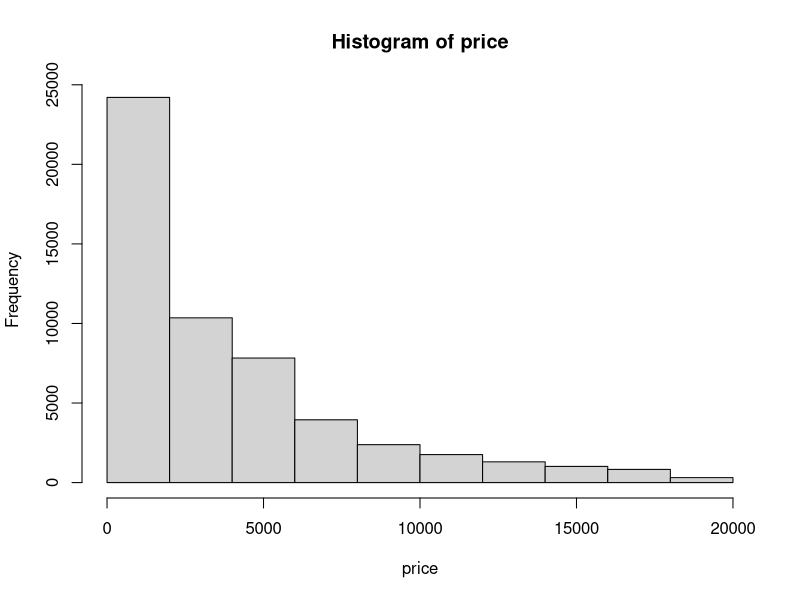
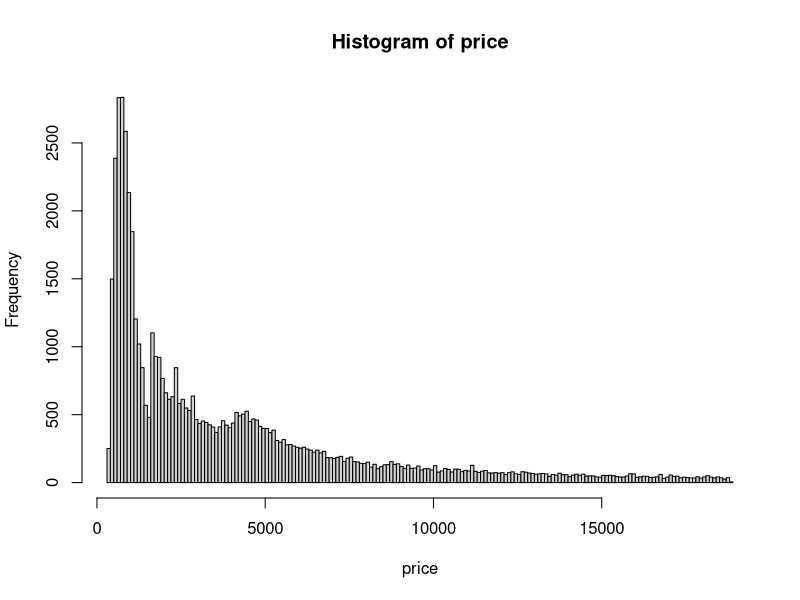
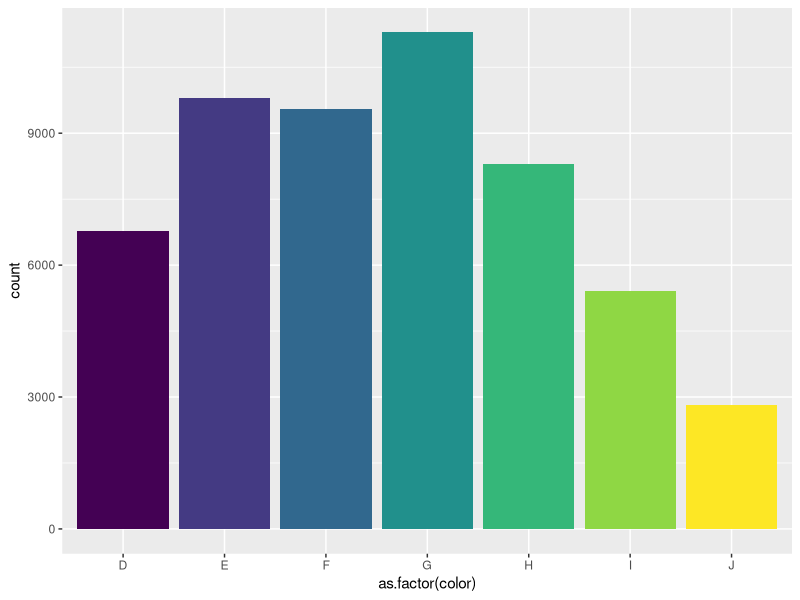
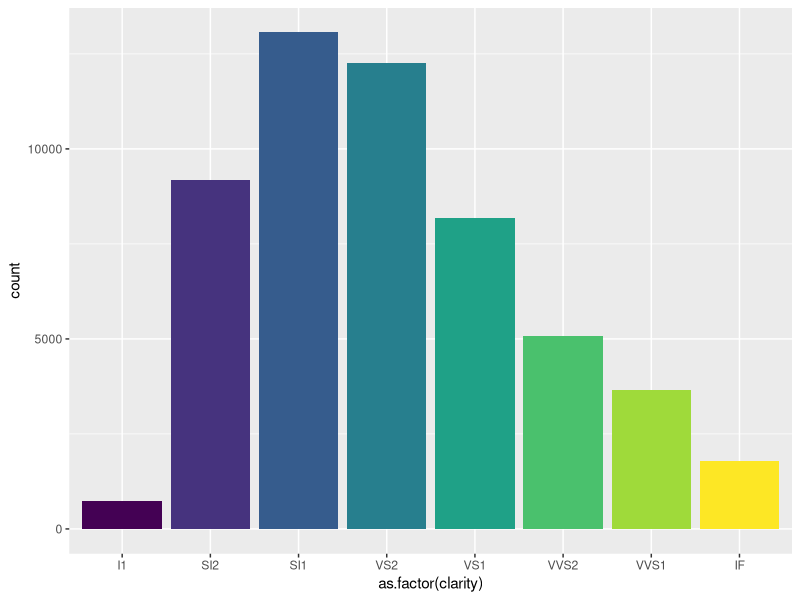
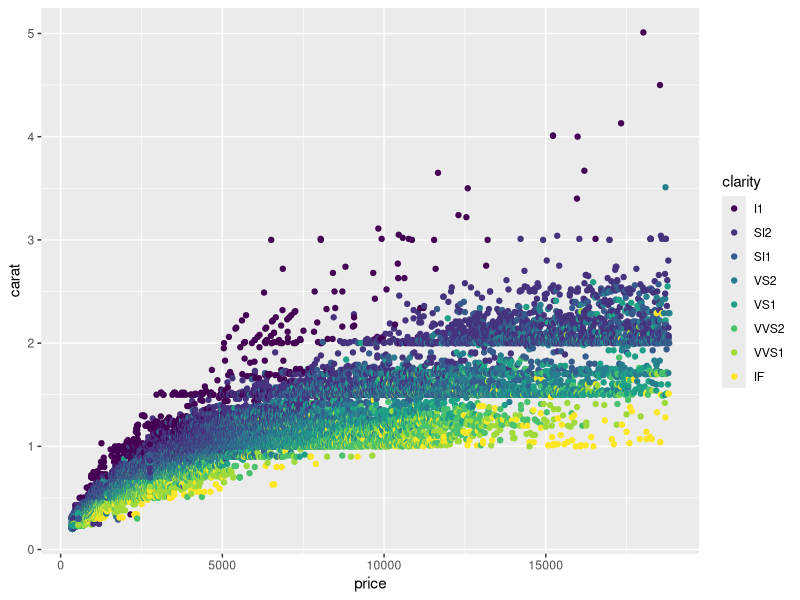
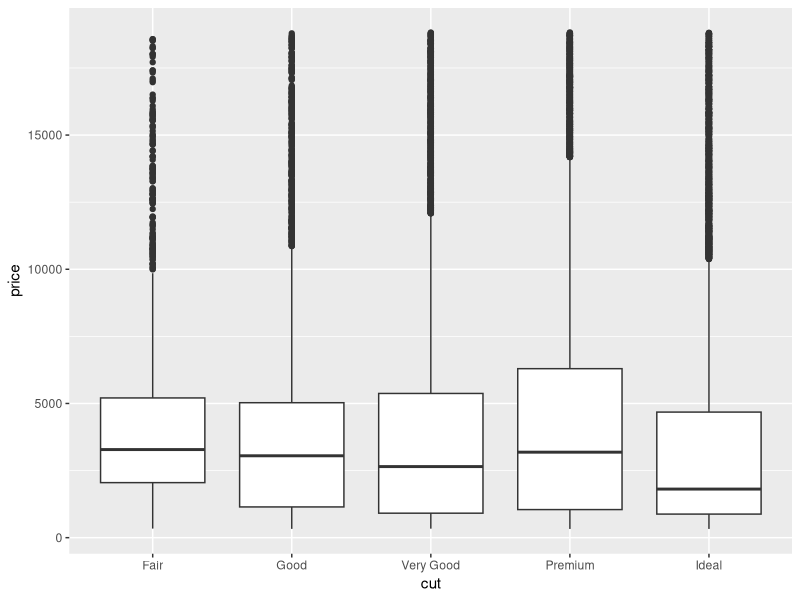
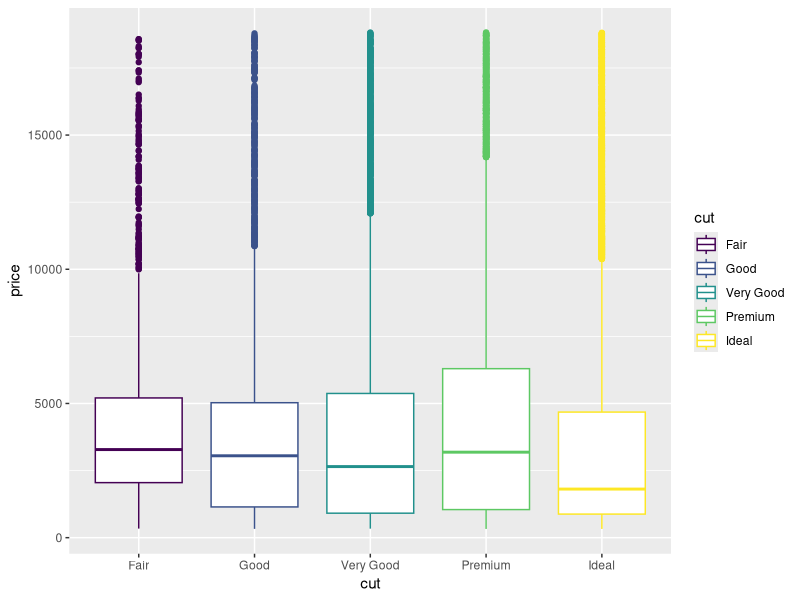
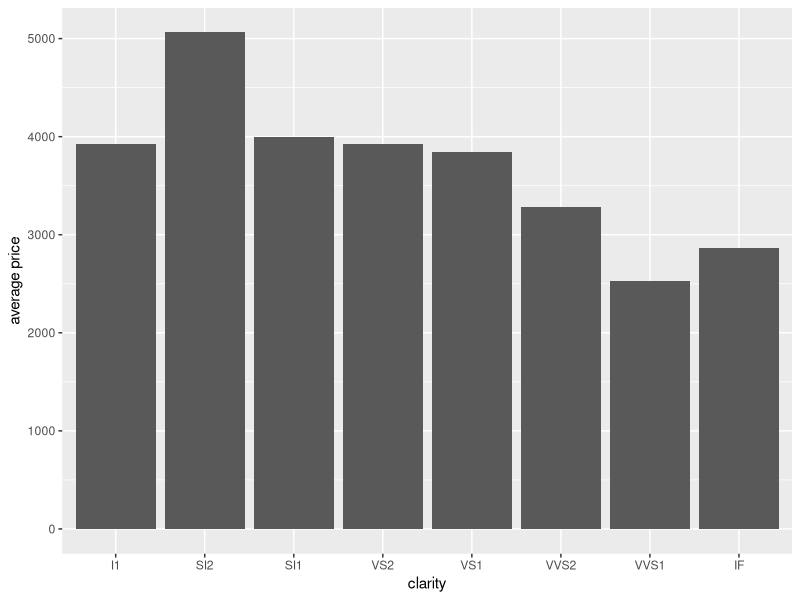

Reproduce these figures in R, in order.
library(ggplot2)
attach(diamonds)

View(diamonds)
sum(is.na(price))

# histogram 
hist(price, breaks=10)
hist(price, breaks=250)

# bar plot color & 
ggplot(diamonds, aes(x=as.factor(color), fill=as.factor(color) )) + 
  geom_bar( ) +
  scale_color_gradient(low = "#132B43", high = "#56B1F7") +
  theme(legend.position="none")

ggplot(diamonds, aes(x=as.factor(clarity), fill=as.factor(clarity) )) + 
  geom_bar( ) +
  scale_color_gradient(low = "#132B43", high = "#56B1F7") +
  theme(legend.position="none")

# scatterplot
ggplot(diamonds, aes(x=price, y=carat, color=clarity)) + geom_point()

# cut vs price
aggregate(x=price, by=list(cut), FUN=mean)
# highest price average by cut is Premium

# color by price and carat
aggregate(x=price, by=list(color), FUN=mean)
aggregate(x=price, by=list(color), FUN=median)
aggregate(x=carat, by=list(color), FUN=mean)
aggregate(x=carat, by=list(color), FUN=median)

# boxplot diamonds, cut
ggplot(diamonds, aes(x=cut, y=price)) + geom_boxplot()
ggplot(diamonds, aes(x=cut, y=price, color=cut)) + geom_boxplot()

# average price by clarity & color
ggplot(diamonds, aes(x=clarity, y=price)) + stat_summary(FUN=mean, geom="col") + ylab("average price")
ggplot(diamonds, aes(x=color, y=price)) + stat_summary(FUN=mean, geom="col") + ylab("average price")
